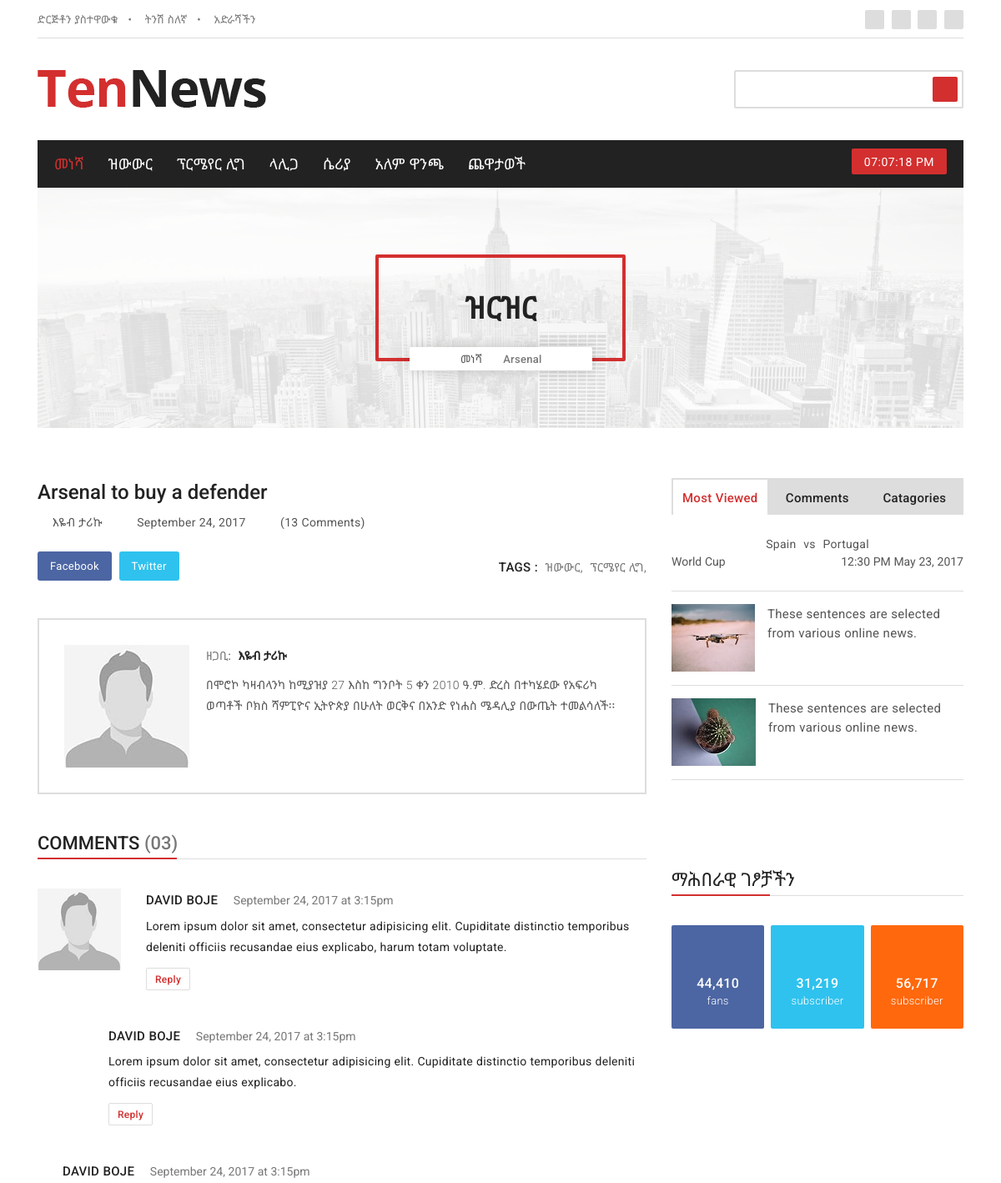
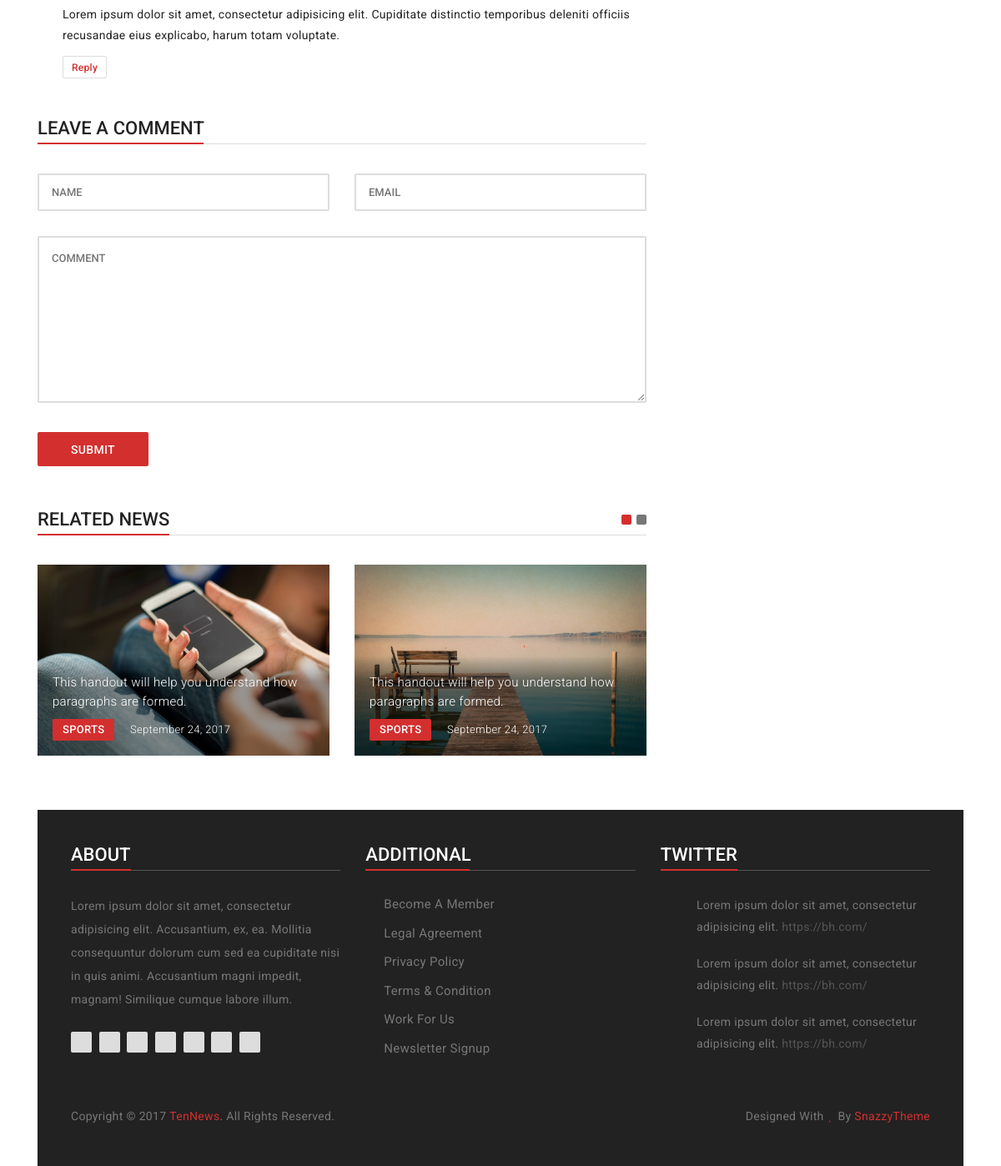
Page /news/post/1/arsenal-to-buy-defender on the committed database (2 pictures, top to bottom).
### news/models.py (models this page shows, shortened)
class Base(models.Model):
    created_at = models.DateTimeField(
        'Created date',
        null=True, blank=True,
        auto_now_add=True,
        help_text='Record created date',
    )
    updated_at = models.DateTimeField(
        'Modified date',
        null=True, blank=True,
        auto_now=True,
        help_text='Record last updated date',
    )
    class Meta:
        abstract = True

class Post(Base):
    STATUS_OPTIONS = (
        (0, 'Draft'),
        (1, 'Published'),
    )
    catagory = models.ForeignKey(
        Catagory,
        related_name='posts',
        on_delete=models.SET(handle_deleted_catagory)
    )
    author = models.ForeignKey(
        settings.AUTH_USER_MODEL,
        related_name='posts',
        null=True, blank=True,
        on_delete=models.SET_NULL,
    )
    tags = models.ManyToManyField(Tag, blank=True, related_name='posts')
    title = models.CharField(max_length=120)
    translation = models.CharField(max_length=60)
    slug = models.SlugField()
    thumbnail_sm = models.ImageField(
        upload_to='posts/thumbnails/',
        blank=True,
        help_text='100x81 pixels thumbnail'
    )
    picture = models.ImageField(upload_to='posts/pictures/', blank=True)
    body = models.TextField(blank=True)
    status = models.PositiveSmallIntegerField(
        choices=STATUS_OPTIONS,
        default=0,
    )
    published_at = models.DateTimeField(null=True, blank=True)
    featured = models.BooleanField(default=False)
    breaking = models.BooleanField(default=False)
    read_count = models.PositiveIntegerField(default=1)
    objects = PostManager()
    class Meta:
        ordering = ['-published_at', '-updated_at', '-status', ]
        get_latest_by = ['-published_at', ]

class Catagory(Base):
    title = models.CharField(max_length=120)
    translation = models.CharField(max_length=60)
    slug = models.SlugField()
    thumbnail = models.ImageField(
        upload_to='catagory/thumbnails/',
        blank=True,
        help_text='100x81 pixels thumbnail'
    )
    picture = models.ImageField(
        upload_to='catagory/pictures/',
        blank=True
    )
    class Meta:
        verbose_name = 'News Catagory'
        verbose_name_plural = 'News Catagories'
        ordering = ['title', '-updated_at', ]

class CustomUser(AbstractUser):
    avatar = models.ImageField(
        upload_to='users/avatar/',
        null=True, blank=True,
    )
    bio = models.TextField('Author bio', blank=True)
    facebook = models.URLField(max_length=255, blank=True)
    twitter = models.URLField(max_length=255, blank=True)

class Tag(Base):
    title = models.CharField(max_length=120)
    translation = models.CharField(max_length=60)
    slug = models.SlugField(unique=True)
    class Meta:
        ordering = ['title', '-updated_at', ]

### news/views.py (the view)
# urls.py: path('post/<int:pk>/<str:slug>', views.post_detail, name='post-detail'),
def post_detail(request, pk, slug):
    post = get_object_or_404(models.Post, pk=pk, slug=slug)
    post.read_count = post.read_count + 1
    post.save()
    return render(request, 'news/post_detail.html', {
        'post': post,
    })

### news/templates/news/post_detail.html (shortened to what this page needs)
{% extends 'base.html' %}
{% load static %}
{% block content %}
<section class="p-heading text-center">
    <div class="container">
        <div class="page-bg">
            <div class="row">
                <div class="col-md-12">
                    <div class="p-content">
                        <h4>ዝርዝር</h4>
                        <ul class="list-unstyled list-inline">
                            <li class="list-inline-item"><a href="news-details-one.html">መነሻ</a></li>
                            <li class="list-inline-item"><i class="fa fa-long-arrow-right"></i>{{ post.catagory.title }}</li>
                        </ul>
                    </div>
                </div>
            </div>
        </div>
    </div>
</section>
<section class="news-details">
    <div class="container">
        <div class="row">
            <div class="col-lg-8 col-md-12">
                <div class="news-heading">
                    <h4>{{ post.title }}</h4>
                    <ul class="list-unstyled list-inline">
                        <li class="list-inline-item"><i class="fa fa-user"></i><a href="news-details-one.html">{{ post.author.get_full_name }}</a></li>
                        <li class="list-inline-item"><i class="fa fa-calendar"></i>September 24, 2017</li>
                        <li class="list-inline-item"><i class="fa fa-comments"></i>(<a href="news-details-one.html">13 Comments</a>)</li>
                    </ul>
                </div>
                <div class="row">
                    <div class="col-md-7">
                        <div class="social-share">
                            <ul class="list-unstyled list-inline">
                                <li class="list-inline-item"><a href="news-details-one.html">Facebook</a></li>
                                <li class="list-inline-item"><a href="news-details-one.html">Twitter</a></li>
                            </ul>
                        </div>
                    </div>
                    <div class="col-md-5">
                        <div class="news-tag text-right">
                            <ul class="list-unstyled list-inline">
                                <li class="list-inline-item">TAGS :</li>
                                {% for tag in post.tags.all %}
                                <li class="list-inline-item"><a href="#">{{ tag.title }}, </a></li>
                                {% endfor %}
                            </ul>
                        </div>
                    </div>
                </div>
                <div class="news-author clearfix">
                    {% if post.author.avatar %}
                    <img src="{{ post.author.avatar.url }}" alt="" class="img-fluid">
                    {% else %}
                     <img src="{% static 'assets/images/avatar-placeholder.jpg' %}" alt="" class="img-fluid">
                    {% endif %}
                    <h6>ዘጋቢ: <span>{{ post.author.get_full_name }}</span></h6>
                    <p>{{ post.author.bio }}</p>
                    <ul class="list-unstyled list-inline">
                        <li class="list-inline-item"><a href="{{ post.author.facebook }}"><i class="fa fa-facebook"></i></a></li>
                        <li class="list-inline-item"><a href="news-details-one.html"><i class="fa fa-twitter"></i></a></li>
                        <li class="list-inline-item"><a href="news-details-one.html"><i class="fa fa-linkedin"></i></a></li>
                        <li class="list-inline-item"><a href="news-details-one.html"><i class="fa fa-google-plus"></i></a></li>
                        <li class="list-inline-item"><a href="news-details-one.html"><i class="fa fa-youtube"></i></a></li>
                        <li class="list-inline-item"><a href="news-details-one.html"><i class="fa fa-pinterest"></i></a></li>
                    </ul>
                </div>
                <div class="news-comment">
                    <h4>COMMENTS <span>(03)</span></h4>
                    <div class="comment-box d-flex">
                        <div class="comment-img">
                            <img src="{% static 'assets/images/avatar-placeholder.jpg' %}" alt="" class="img-fluid">
                        </div>
                        <div class="img-content">
                            <h6><a href="news-details-one.html">DAVID BOJE</a> September 24, 2017 at 3:15pm</h6>
                            <p>Lorem ipsum dolor sit amet, consectetur adipisicing elit. Cupiditate distinctio temporibus deleniti officiis recusandae eius explicabo, harum totam voluptate.</p>
                            <span><a href="news-details-one.html">Reply</a></span>
                        </div>
                    </div>
                    <div class="comment-box comment-box2 d-flex">
                        <div class="comment-img">
                        </div>
                        <div class="img-content">
                            <h6><a href="news-details-one.html">DAVID BOJE</a> September 24, 2017 at 3:15pm</h6>
                            <p>Lorem ipsum dolor sit amet, consectetur adipisicing elit. Cupiditate distinctio temporibus deleniti officiis recusandae eius explicabo.</p>
                            <span><a href="news-details-one.html">Reply</a></span>
                        </div>
                    </div>
                    <div class="comment-box d-flex">
                        <div class="comment-img">
                        </div>
                        <div class="img-content">
                            <h6><a href="news-details-one.html">DAVID BOJE</a> September 24, 2017 at 3:15pm</h6>
                            <p>Lorem ipsum dolor sit amet, consectetur adipisicing elit. Cupiditate distinctio temporibus deleniti officiis recusandae eius explicabo, harum totam voluptate.</p>
                            <span><a href="news-details-one.html">Reply</a></span>
                        </div>
                    </div>
                </div>
                <div class="comment-reply">
                    <h4>LEAVE A COMMENT</h4>
                    <form id="ajax-contact" method="post" action="https://snazzytheme.com/premium-themes/tennews-v1.0.1/send.php">
                        <div class="row">
                            <div class="col-lg-6">
                                <p><input type="text" id="name" name="name" placeholder="NAME"></p>
                             </div>
                            <div class="col-lg-6">
                                <p><input type="text" id="email" name="email" placeholder="EMAIL"></p>
                            </div>
                            <div class="col-lg-12">
                                <p><textarea name="message" id="message" placeholder="COMMENT"></textarea></p>
                            </div>
                            <div class="col-lg-12">
                                <button type="submit">SUBMIT</button>
                            </div>
                        </div>
                    </form>
                </div>
                <div class="relate-news">
                    <h4>RELATED NEWS</h4>
                    <div class="owl-carousel relate-slider">
                        <div class="slider-content">
                            <img src="{% static 'assets/images/trending-2.jpg' %}" alt="" class="img-fluid">
                            <div class="slider-layer">
                                <p><a href="news-details-one.html">This handout will help you understand how paragraphs are formed.</a></p>
                                <ul class="list-unstyled list-inline">
                                    <li class="list-inline-item">SPORTS</li>
                                    <li class="list-inline-item">September 24, 2017</li>
                                </ul>
                            </div>
                        </div>
                        <div class="slider-content">
                            <img src="{% static 'assets/images/popular-6.jpg' %}" alt="" class="img-fluid">
                            <div class="slider-layer">
                                <p><a href="news-details-one.html">This handout will help you understand how paragraphs are formed.</a></p>
                                <ul class="list-unstyled list-inline">
                                    <li class="list-inline-item">SPORTS</li>
                                    <li class="list-inline-item">September 24, 2017</li>
                                </ul>
                            </div>
                        </div>
                    </div>
                </div>
            </div>
            <div class="col-lg-4 col-md-12">
                {% include 'partials/sidebar.html' %}
            </div>
        </div>
    </div>
</section>
{% endblock content %}

### rows in the picture
Post: catagory "Arsenal", title "Arsenal to buy a defender", author.get_full_name "እዬብ ታሪኩ", author.bio "በሞሮኮ ካዛብላንካ ከሚያዝያ 27 እስከ ግንቦት 5 ቀን 2010 ዓ.ም. ድረስ በተካሄደው የአፍሪካ ወጣቶች ቦክስ ሻምፒዮና ኢትዮጵያ በሁለት ወርቅና በአንድ የነሐስ ሜዳሊያ በውጤት ተመልሳለች፡፡"
Tag: title "ዝውውር"
Tag: title "ፕርሜየር ሊግ"
